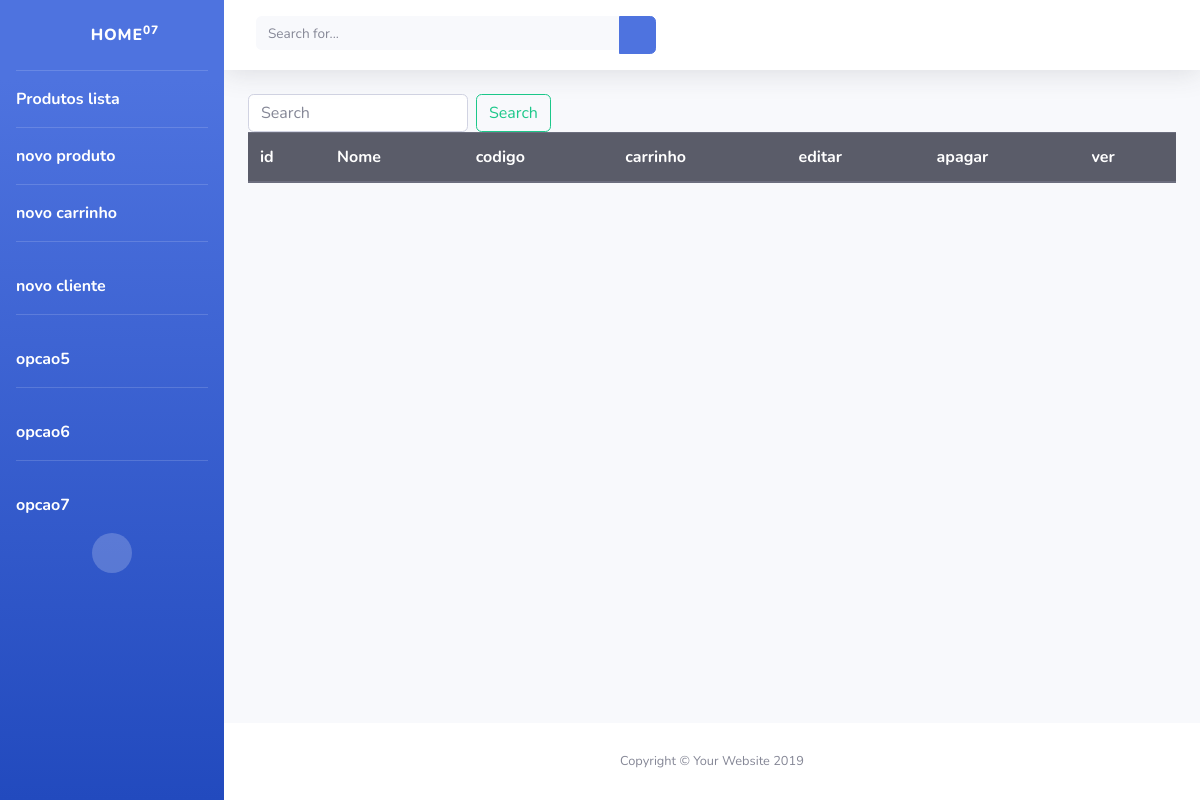
Page /primeira/produto/ on the earlier database version.
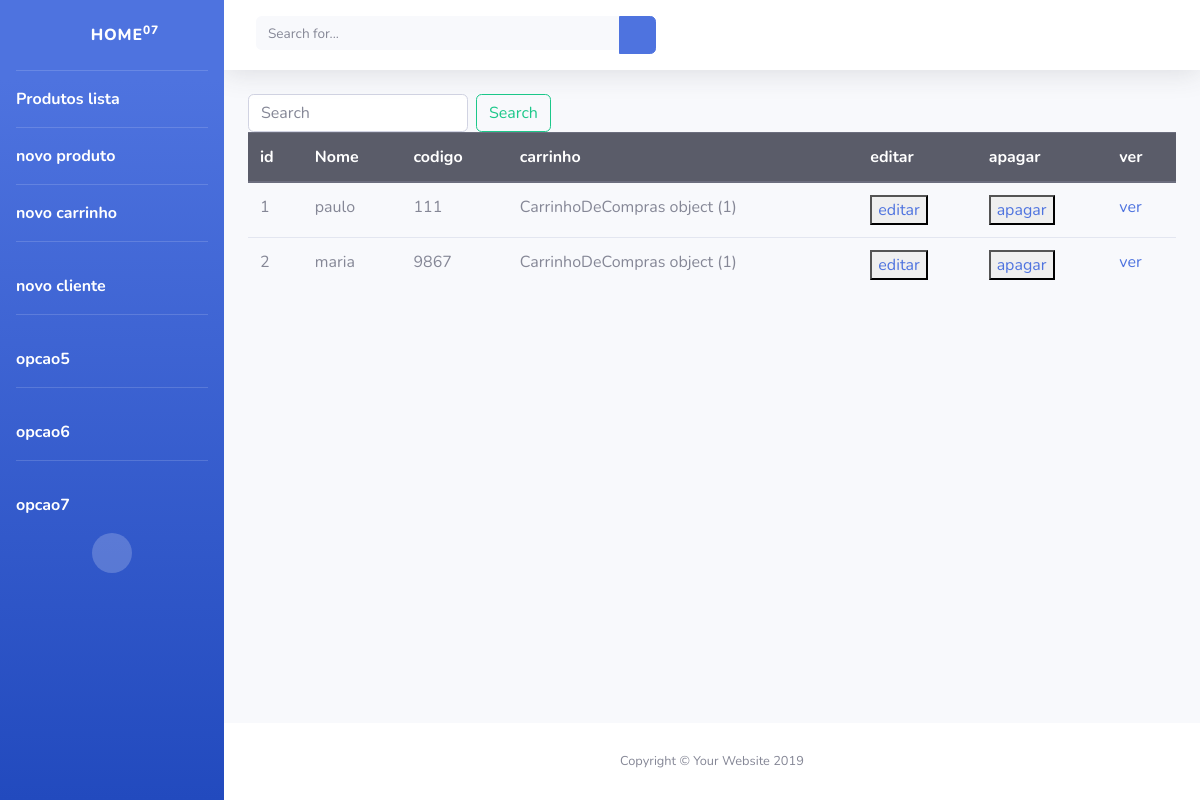
Same page on the later database version.
### primeira/models.py (models this page shows)
class Produto(models.Model):
    nome = models.CharField(max_length=50)
    codigo = models.IntegerField()
    carrinho = models.ForeignKey(CarrinhoDeCompras, on_delete=models.CASCADE)

class CarrinhoDeCompras(models.Model):
    tamanho = models.CharField(max_length=50)
    cor = models.CharField(max_length=50)

### primeira/views.py (the view)
# urls.py: path('produto/', views.produto_list),
def produto_list(request):
    produtos = Produto.objects.all()
    return render(request,'produto/list.html',{'produtos':produtos})

### primeira/templates/produto/list.html (shortened to what this page needs)
{% extends "base.html" %}
{% block conteudo %}
<form action="/primeira/produto/pesquisa/" method="POST" class="form-inline my-2 my-lg-0">
    <input name="pesquisar" class="form-control mr-sm-2" type="search" placeholder="Search" aria-label="">
    <button class="btn btn-outline-success my-2 my-sm-0" type="submit">Search</button>
</form>
<table class="table">
    <thead class="thead-dark">
        <tr>
            <th scope="col">id</th>
            <th scope="col">Nome</th>
            <th scope="col">codigo</th>
            <th scope="col">carrinho</th>
            <th scope="col">editar</th>
            <th scope="col">apagar</th>
            <th scope="col">ver</th>
        </tr>
    </thead>
    <tbody>
        {% for produto in produtos %}
            <tr>
                <td>{{produto.id}}</td>
                <td>{{produto.nome}}</td>
                <td>{{produto.codigo}}</td>
                <td>{{produto.carrinho}}</td>
                <td><button><a href="/primeira/produto/editar/{{produto.id}}">editar</a></button></td>
                <td><button><a href="/primeira/produto/deleta/{{produto.id}}">apagar</a></button></td>
                <td><a href="/primeira/produto/show/{{produto.id}}">ver</a></td>
            </tr>
        {% endfor %}
    </tbody>
</table>
{% endblock %}

Differences in the rows shown:
added Produto: id "1", nome "paulo", codigo "111", carrinho "CarrinhoDeCompras object (1)"
added Produto: id "2", nome "maria", codigo "9867", carrinho "CarrinhoDeCompras object (1)"
